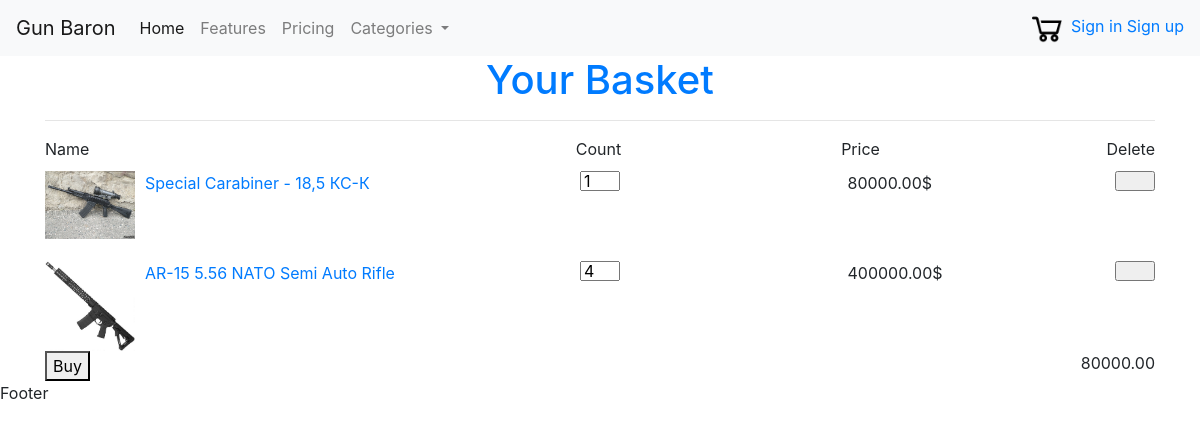
Page /basket/ on the earlier database version.
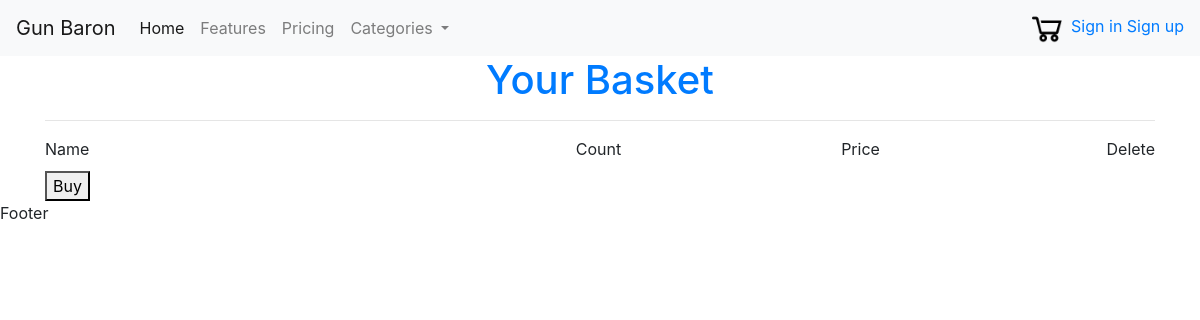
Same page on the later database version.
### orders/models.py (models this page shows, shortened)
class ProductInOrder(models.Model):
    order = models.ForeignKey(Order, on_delete=models.CASCADE, blank=True, null=True, default=None)
    product = models.ForeignKey(Product, on_delete=models.CASCADE, blank=True, null=True, default=None)
    amount = models.IntegerField(default=1)
    price_per_item = models.DecimalField(max_digits=20, decimal_places=2, default=0)
    total_price = models.DecimalField(max_digits=20, decimal_places=2, default=0)  # price*amount
    is_active = models.BooleanField(default=True)
    created = models.DateTimeField(auto_now_add=True, auto_now=False)
    updated = models.DateTimeField(auto_now_add=False, auto_now=True)

class Order(models.Model):
    NEW = 'n'
    OLD = 'o'
    STATUS = (
        (NEW, 'New'),
        (OLD, 'Old'),
    )
    total_price = models.DecimalField(max_digits=10, decimal_places=2, default=0)  # total price for all products in order
    customer_name = models.CharField(max_length=64, blank=True, null=True, default=None)
    customer_email = models.EmailField(blank=True, null=True, default=None)
    customer_phone = models.CharField(max_length=48, blank=True, null=True, default=None)
    customer_address = models.CharField(max_length=128, blank=True, null=True, default=None)
    comments = models.TextField(blank=True, null=True, default=None)
    status = models.CharField(max_length=50, choices=STATUS, default=NEW)
    created = models.DateTimeField(auto_now_add=True, auto_now=False)
    updated = models.DateTimeField(auto_now_add=False, auto_now=True)

### products/models.py (models this page shows, shortened)
class Product(models.Model):
    name = models.CharField(max_length=100, blank=True, null=True, default=None)
    price = models.BigIntegerField(default=1)
    description = models.TextField(blank=True, null=True, default=None)
    created = models.DateTimeField(auto_now_add=True, auto_now=False)
    updated = models.DateTimeField(auto_now_add=False, auto_now=True)
    category = models.ForeignKey(Category, on_delete=models.CASCADE, blank=True, null=True, default=None)
    slug = models.SlugField(blank=True, null=True, default=None, max_length=40)
    def get_image(self):
        return self.productimage_set.filter(main=True)

class ProductImage(models.Model):
    product = models.ForeignKey(Product, on_delete=models.CASCADE, blank=True, null=True, default=None)
    image = models.ImageField(upload_to='products_images/')
    main = models.BooleanField(default=False, blank=True, null=True)
    created = models.DateTimeField(auto_now_add=True, auto_now=False)
    updated = models.DateTimeField(auto_now_add=False, auto_now=True)

### auth_reg/views.py (the view)
# urls.py: path('basket/', views.basket, name='basket'),
def basket(request):
    orders = ProductInOrder.objects.all().filter(order__status='n')
    if len(orders) != 0:
        total_price = orders[0].order.total_price
        if request.session.has_key('login'):
            auth = request.session['login']
            return render(request, 'auth_reg/basket.html', locals())
        else:
            print('Not Auth')
    return render(request, 'auth_reg/basket.html', locals())

### templates/auth_reg/basket.html (shortened to what this page needs)
{% extends 'base.html' %}
{% load static %}
{% block head %}
    <link rel="stylesheet" type="text/css" href="{% static 'static/basket.css' %}">
{% endblock head %}
{% block content %}
    <div class="container">
        <h1 class="h1 text-primary text-center">Your Basket</h1>
        <hr>
        <div class="order">
            <div class="main">
                <div class="header">
                    <div class="name">Name</div>
                    <div class="count">Count</div>
                    <div class="price">Price</div>
                    <div>Delete</div>
                </div>
                {% if orders %}
                    {% for i in orders %}
                        <div class="product">
                            <div class="name">
                                <div class="img">
                                    <img src="{{ i.product.get_image.0.image.url }}">
                                </div>
                                <a href="{% url 'product' i.product.slug %}">{{ i.product.name }}</a>
                            </div>
                            <div class="count">
                                <input type="number" name="" value="{{ i.amount }}" class="" id="id_{{ forloop.counter0 }}" onchange="count({{ forloop.counter0 }})">
                            </div>
                            <div class="price">
                                <span>{{ i.total_price }} </span>
                                <span>$</span>
                            </div>
                            <div>
                                <input type="button" id="delete" onclick="del({{ forloop.counter0 }})">
                            </div>
                        </div>
                    {% endfor %}
                {% endif %}
                <button onclick="buy()">Buy</button>
                <p class="total_price float-right" id="total_price">{{ total_price }}</p>
            </div>
        </div>
    </div>
{% endblock content %}

### templates/base.html (shortened to what this page needs)
{% load static %}
<!DOCTYPE html>
<html lang="en">
    <link rel="stylesheet" href="https://stackpath.bootstrapcdn.com/bootstrap/4.2.1/css/bootstrap.min.css">
    <link rel="stylesheet" type="text/css" href="{% static 'js/slick-1.8.1/slick/slick.css' %}"/>
	<link rel="stylesheet" type="text/css" href="{% static 'js/slick-1.8.1/slick/slick-theme.css' %}"/>
    {% block head %}
    {% endblock head %}
</head>
<body>
    <div class="wrapper">
        {% include 'navbar.html' %}
        {% block content %}
        {% endblock content %}
        {% include 'footer.html' %}
    </div>
</body>
</html>

### templates/navbar.html (shortened to what this page needs)
{% load static %}
<nav class="navbar navbar-expand-lg navbar-light bg-light">
    <a class="navbar-brand" href="#">Gun Baron</a>
    <div class="collapse navbar-collapse" id="navbarNavDropdown">
        <ul class="navbar-nav">
            <li class="nav-item active">
                <a class="nav-link" href="{% url 'main' %}">Home <span class="sr-only">(current)</span></a>
            </li>
            <li class="nav-item">
                <a class="nav-link" href="#">Features</a>
            </li>
            <li class="nav-item">
                <a class="nav-link" href="#">Pricing</a>
            </li>
            <li class="nav-item dropdown">
                <a class="nav-link dropdown-toggle" href="#" id="navbarDropdownMenuLink" data-toggle="dropdown" aria-haspopup="true" aria-expanded="false">
                    Categories
                </a>
            </li>
        </ul>
    </div>
    <div class="flex-column">
            <a href="{% url 'basket' %}">
                <img class="basket" src="{% static 'media/img/basket.png' %}" style="width: 40px; height: 40px" onclick="basket()">
            </a>
        {% if auth %}
            <a class="btn btn-outline-primary">My Profile</a>
            <a href="{% url 'logout' %}">Log out</a>
        {% else %}
            <a href="{% url 'auth' %}">Sign in</a>
            <a href="{% url 'reg' %}">Sign up</a>
        {% endif %}
    </div>
</nav>

### templates/footer.html
<div class="foo">Footer</div>

### static/static/basket.css (style rules this page uses)
.header { display: flex; justify-content: space-around; align-self: center; margin-bottom: 10px; }
.name { display: flex; flex: 2; }
.price { display: flex; flex: 1; }
.count { display: flex; flex: 1; }

Differences in the rows shown:
removed ProductInOrder: product.get_image.0.image (picture), product.name "Special Carabiner - 18,5 КС-К", amount "1", total_price "80000.00"
removed ProductInOrder: product.get_image.0.image (picture), product.name "AR-15 5.56 NATO Semi Auto Rifle", amount "4", total_price "400000.00"
removed Order: total_price "80000.00"
